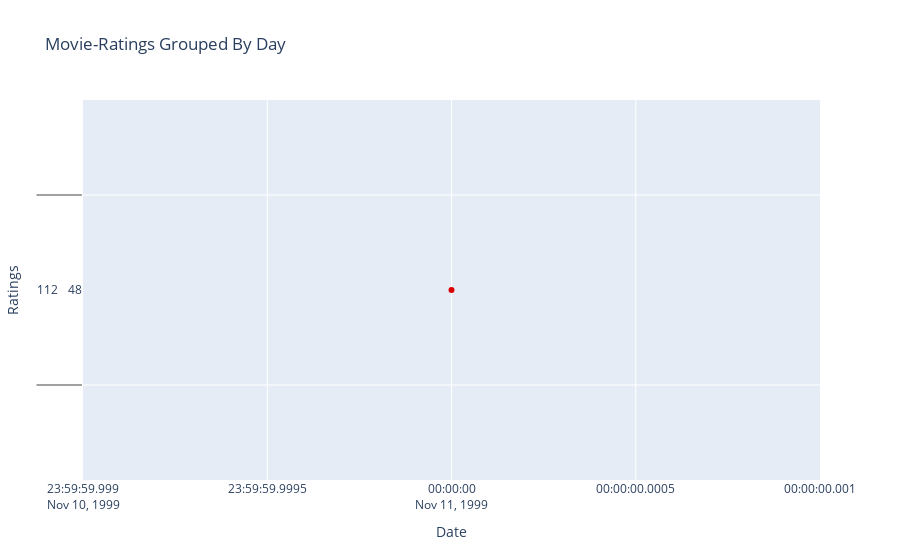

Notebook code cell kept with this figure:
### Code cell
trace = go.Scatter(x = x,
                  y= y,
                  marker = dict(color = '#db0000'))

#layout of the trace
layout = dict(title = 'Movie-Ratings Grouped By Day',
              xaxis = dict(title = 'Date'),
              yaxis = dict(title = 'Ratings'))

fig = go.Figure(data = [trace], layout= layout)
iplot(fig)

### Figure 1 — Plotly figure (JSON) as saved in the notebook; plotly's stock layout.template omitted (floating-point values rounded to 4 significant figures; data arrays with more than 128 entries replaced by an {"elided": "..."} marker saying what was removed)
{"data": [{"marker": {"color": "#db0000"}, "type": "scatter", "x": {"elided": "2182 str values"}, "y": {"elided": "2182x1 int values"}}], "layout": {"title": {"text": "Movie-Ratings Grouped By Day"}, "xaxis": {"title": {"text": "Date"}}, "yaxis": {"title": {"text": "Ratings"}}}}
